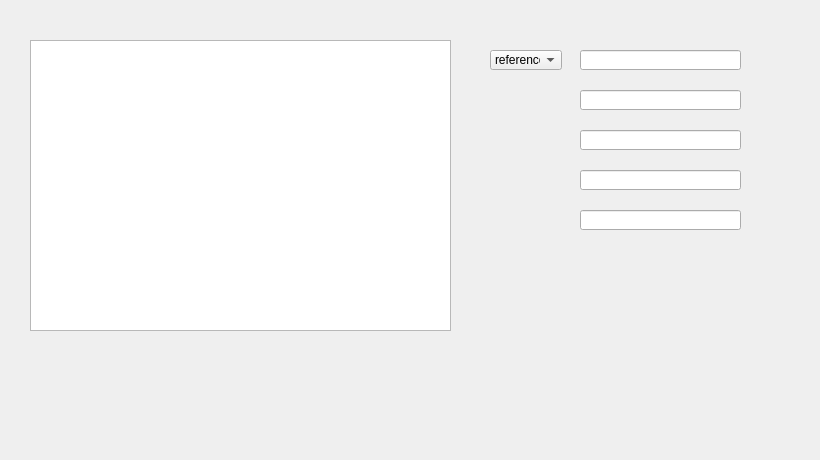
        <widget class="QWidget" name="tab_22">
         <attribute name="title">
          <string>Afficher</string>
         </attribute>
         <widget class="QComboBox" name="comboBox_6">
          <property name="geometry">
           <rect>
            <x>490</x>
            <y>50</y>
            <width>72</width>
            <height>20</height>
           </rect>
          </property>
          <item>
           <property name="text">
            <string>reference</string>
           </property>
          </item>
          <item>
           <property name="text">
            <string>nbr</string>
           </property>
          </item>
          <item>
           <property name="text">
            <string>etat</string>
           </property>
          </item>
         </widget>
         <widget class="QPushButton" name="pushButton_46">
          <property name="geometry">
           <rect>
            <x>760</x>
            <y>250</y>
            <width>30</width>
            <height>30</height>
           </rect>
          </property>
          <property name="autoFillBackground">
           <bool>false</bool>
          </property>
          <property name="styleSheet">
           <string notr="true">background-color:tranparent;
border-image:url(:/images/icones/update.png);
background:none;
border:none;
background-repeat:none;</string>
          </property>
          <property name="text">
           <string/>
          </property>
         </widget>
         <widget class="QTableView" name="tableView_2">
          <property name="geometry">
           <rect>
            <x>30</x>
            <y>40</y>
            <width>421</width>
            <height>291</height>
           </rect>
          </property>
         </widget>
         <widget class="QLineEdit" name="idMS">
          <property name="geometry">
           <rect>
            <x>580</x>
            <y>90</y>
            <width>161</width>
            <height>20</height>
           </rect>
          </property>
         </widget>
         <widget class="QLineEdit" name="Ref_3">
          <property name="geometry">
           <rect>
            <x>580</x>
            <y>130</y>
            <width>161</width>
            <height>20</height>
           </rect>
          </property>
          <property name="autoFillBackground">
           <bool>false</bool>
          </property>
         </widget>
         <widget class="QPushButton" name="pushButton_47">
          <property name="geometry">
           <rect>
            <x>510</x>
            <y>250</y>
            <width>50</width>
            <height>50</height>
           </rect>
          </property>
          <property name="autoFillBackground">
           <bool>false</bool>
          </property>
          <property name="styleSheet">
           <string notr="true">background-color:tranparent;
border-image:url(:/images/icones/afficher.png);
background:none;
border:none;
background-repeat:none;</string>
          </property>
          <property name="text">
           <string/>
          </property>
         </widget>
         <widget class="QLineEdit" name="etatM_3">
          <property name="geometry">
           <rect>
            <x>580</x>
            <y>210</y>
            <width>161</width>
            <height>20</height>
           </rect>
          </property>
          <property name="autoFillBackground">
           <bool>false</bool>
          </property>
         </widget>
         <widget class="QPushButton" name="pushButton_48">
          <property name="geometry">
           <rect>
            <x>650</x>
            <y>250</y>
            <width>50</width>
            <height>50</height>
           </rect>
          </property>
          <property name="autoFillBackground">
           <bool>false</bool>
          </property>
          <property name="styleSheet">
           <string notr="true">background-color:tranparent;
border-image:url(:/images/icones/printer.png);
background:none;
border:none;
background-repeat:none;</string>
          </property>
          <property name="text">
           <string/>
          </property>
         </widget>
         <widget class="QPushButton" name="pushButton_49">
          <property name="geometry">
           <rect>
            <x>760</x>
            <y>90</y>
            <width>30</width>
            <height>30</height>
           </rect>
          </property>
          <property name="styleSheet">
           <string notr="true">background-color:tranparent;
border-image:url(:/images/icones/delete.png);
background:none;
border:none;
background-repeat:none;</string>
          </property>
          <property name="text">
           <string/>
          </property>
         </widget>
         <widget class="QPushButton" name="pushButton_50">
          <property name="geometry">
           <rect>
            <x>760</x>
            <y>40</y>
            <width>30</width>
            <height>30</height>
           </rect>
          </property>
          <property name="autoFillBackground">
           <bool>false</bool>
          </property>
          <property name="styleSheet">
           <string notr="true">background-color:tranparent;
border-image:url(:/images/icones/focus.png);
background:none;
border:none;
background-repeat:none;</string>
          </property>
          <property name="text">
           <string/>
          </property>
         </widget>
         <widget class="QLineEdit" name="rechercheM">
          <property name="geometry">
           <rect>
            <x>580</x>
            <y>50</y>
            <width>161</width>
            <height>20</height>
           </rect>
          </property>
          <property name="autoFillBackground">
           <bool>false</bool>
          </property>
         </widget>
         <widget class="QLineEdit" name="QNT_3">
          <property name="geometry">
           <rect>
            <x>580</x>
            <y>170</y>
            <width>161</width>
            <height>20</height>
           </rect>
          </property>
          <property name="autoFillBackground">
           <bool>false</bool>
          </property>
         </widget>
         <widget class="QPushButton" name="pushButton_51">
          <property name="geometry">
           <rect>
            <x>580</x>
            <y>250</y>
            <width>50</width>
            <height>50</height>
           </rect>
          </property>
          <property name="autoFillBackground">
           <bool>false</bool>
          </property>
          <property name="styleSheet">
           <string notr="true">background-color:tranparent;
border-image:url(:/images/icones/pdf.png);
background:none;
border:none;
background-repeat:none;</string>
          </property>
          <property name="text">
           <string/>
          </property>
         </widget>
         <widget class="QLabel" name="label_46">
          <property name="geometry">
           <rect>
            <x>-4</x>
            <y>-7</y>
            <width>811</width>
            <height>451</height>
           </rect>
          </property>
          <property name="styleSheet">
           <string notr="true">background-color:tranparent;
border-image:url(:/images/icones/back.jpg);
background:none;
border:none;
background-repeat:none;</string>
          </property>
          <property name="text">
           <string/>
          </property>
         </widget>
         <zorder>label_46</zorder>
         <zorder>comboBox_6</zorder>
         <zorder>pushButton_46</zorder>
         <zorder>tableView_2</zorder>
         <zorder>idMS</zorder>
         <zorder>Ref_3</zorder>
         <zorder>pushButton_47</zorder>
         <zorder>etatM_3</zorder>
         <zorder>pushButton_48</zorder>
         <zorder>pushButton_49</zorder>
         <zorder>pushButton_50</zorder>
         <zorder>rechercheM</zorder>
         <zorder>QNT_3</zorder>
         <zorder>pushButton_51</zorder>
        </widget>
